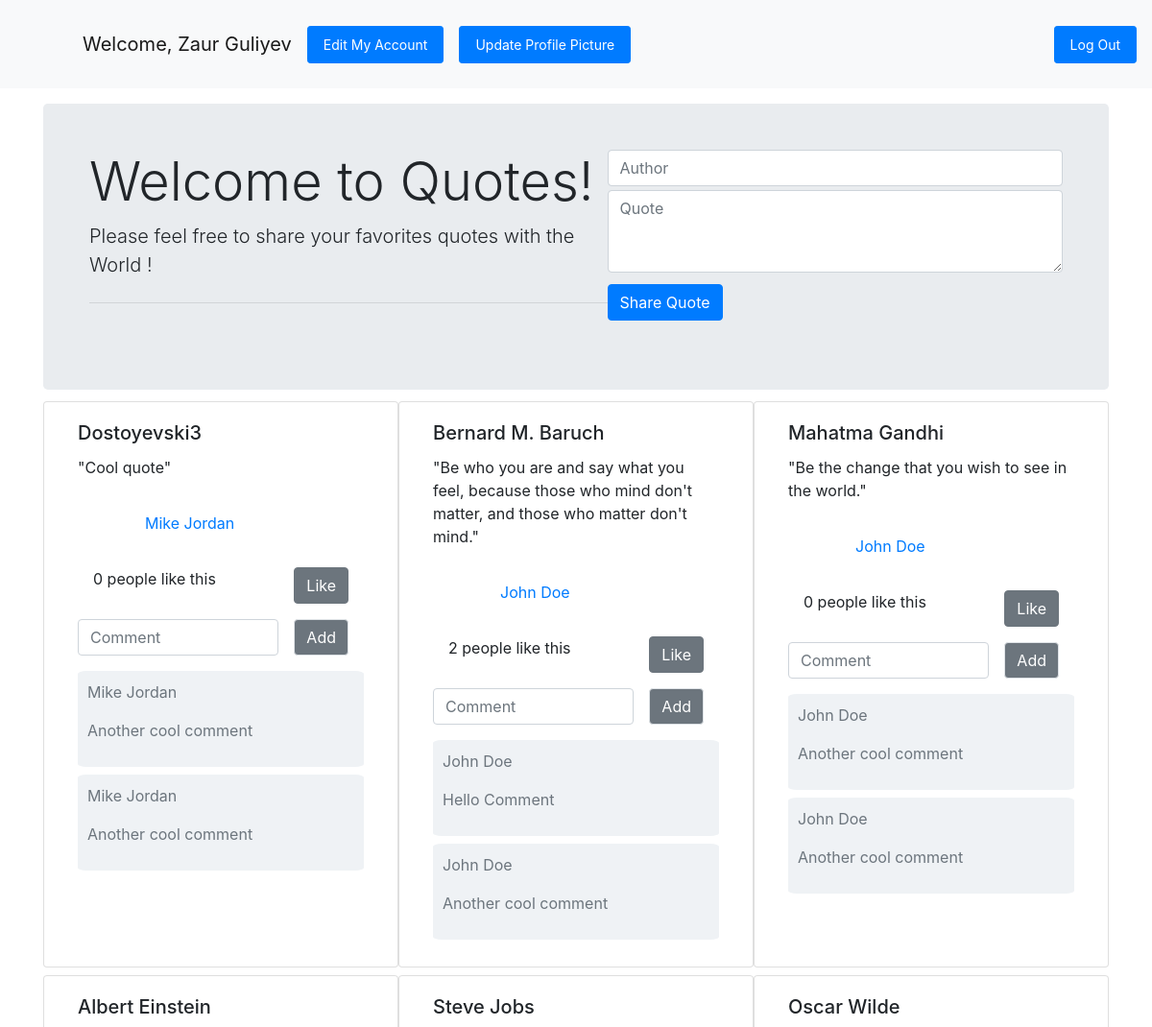
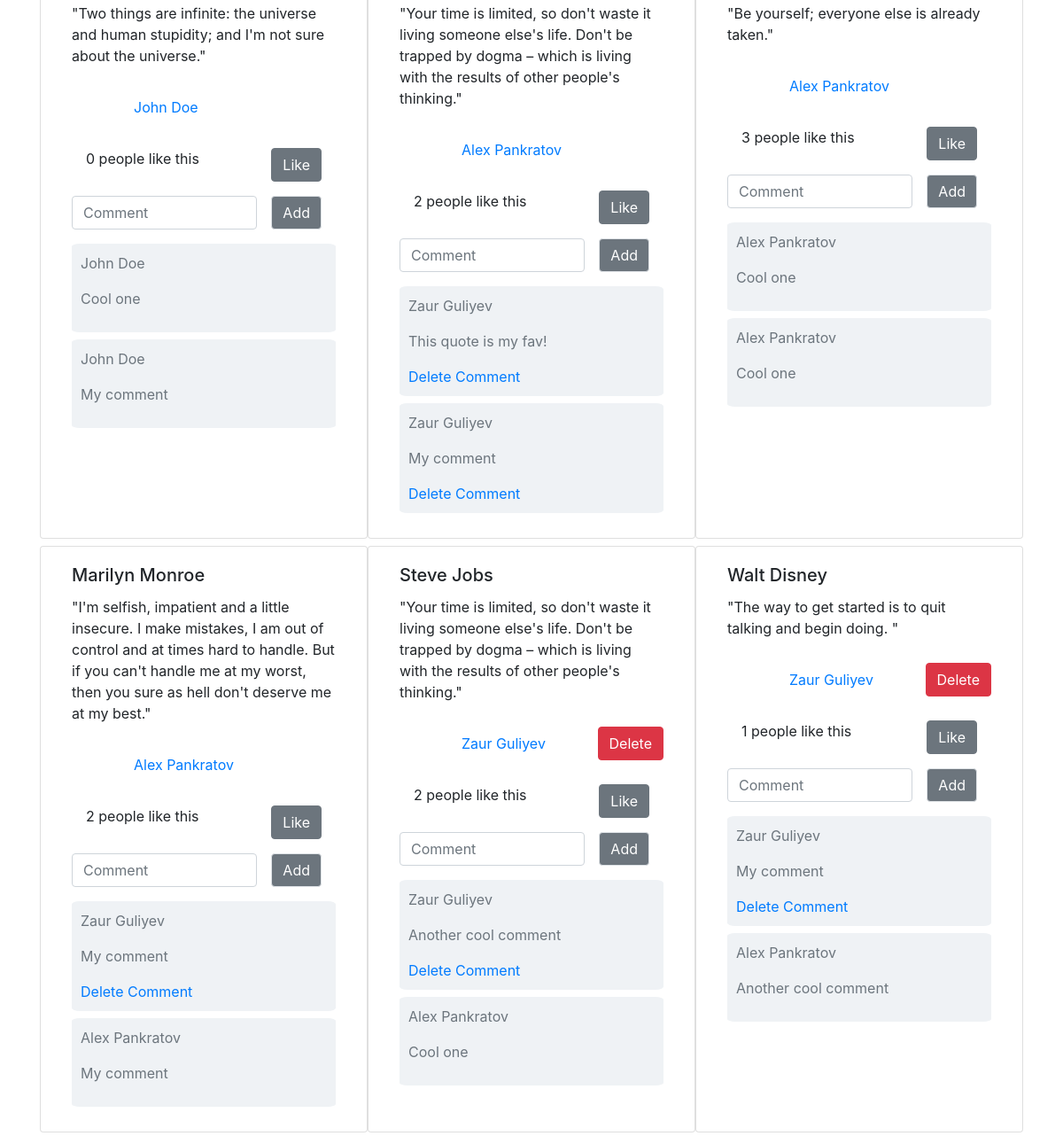
Page /quotes (signed in) on the committed database (2 pictures, top to bottom).
### quote_app/models.py (models this page shows)
class User(models.Model):
    first_name = models.CharField(max_length=45)
    last_name = models.CharField(max_length=45)
    email = models.EmailField(unique=True)
    password = models.CharField(max_length=255)
    created_at = models.DateTimeField(auto_now_add=True)
    updated_at = models.DateTimeField(auto_now=True)
    objects = UserManager()

class Quote(models.Model):
    author = models.CharField(max_length=45)
    quote = models.CharField(max_length=255)
    posted_by = models.ForeignKey(User, related_name='user_quotes', on_delete=models.CASCADE)
    user_likes = models.ManyToManyField(User, related_name='liked_quotes')
    created_at = models.DateTimeField(auto_now_add=True)
    updated_at = models.DateTimeField(auto_now=True)

class Document(models.Model):
    docfile = models.FileField(upload_to='documents/%Y/%m/%d')
    user = models.ForeignKey(User, related_name='files', on_delete=models.CASCADE)
    created_at = models.DateTimeField(auto_now_add=True)
    updated_at = models.DateTimeField(auto_now=True)

class Comment(models.Model):
    comment = models.CharField(max_length=255)
    user = models.ForeignKey(User, related_name='comments', on_delete=models.CASCADE)
    quote = models.ForeignKey(Quote, related_name='comments', on_delete=models.CASCADE)
    created_at = models.DateTimeField(auto_now_add=True)
    updated_at = models.DateTimeField(auto_now=True)

### quote_app/views.py (the view)
# urls.py: path('quotes', views.quotes),
def quotes(request):
    if 'user_id' not in request.session:
        return redirect('/')
    user = User.objects.get(id=request.session['user_id'])
    images = Document.objects.all()
    context = {
        'quotes': Quote.objects.all(),
        'user': user,
    }
    user = User.objects.get(id = request.session['user_id'])
    image = user.files.last()
    if image:
        request.session['image'] = image.docfile.url
    return render(request, 'quotes.html', context)

### quote_app/templates/quotes.html (shortened to what this page needs)
{% extends 'base.html' %}
{% block content %}
<div class="jumbotron d-flex justify-content-around my-2 p-5">
    <div>
        <h1 class="display-4">Welcome to Quotes!</h1>
        <p class="lead">Please feel free to share your favorites quotes with the World !</p>
        <hr class="my-4">
    </div>
    <div class="form-group w-50">
        <form action="post_quote" method="POST">
            <input class="form-control" type="text" name="author" id="author" placeholder="Author">
            <textarea class="form-control my-1" name="quote" rows="3" placeholder="Quote"></textarea>
            <button class="btn btn-primary my-2">Share Quote</button>
        </form>
    </div>
</div>
<div class="container ">
    <div class="quotes row">
        {% for q in quotes reversed %}
        <div class="card col-sm-4 my-1">
            <div class="card-body">
                <h5 class="card-title">{{ q.author }}</h5>
                <p class="card-text">"{{ q.quote }}"</p>
                <div class="d-flex  justify-content-between align-items-center my-3">
                    <div class="d-flex align-items-center ">
                        <div class="user" style="background-image:url('{{ q.posted_by.files.last.docfile.url }}')">
                        </div>
                        <a href="/user_quotes/{{q.posted_by.id}}" class="mr-5">
                            {{ q.posted_by.first_name }} {{ q.posted_by.last_name }}
                        </a>
                    </div>
                    {%  if request.session.user_id == q.posted_by.id %}
                    <a href="/delete/{{ q.id }}/{{ q.posted_by.id }}" class="btn btn-danger">Delete</a>
                    {% endif %}
                </div>
                <div class="d-flex justify-content-between px-3">
                    <span>{{ q.user_likes.count }} people like this</span>
                    <a href="/like/{{ q.id }}" class="btn btn-secondary">Like</a>
                </div>
                <form action="post-comment/{{ q.id }}" method="POST">
                    <div class="d-flex justify-content-around my-3">
                        <input type="text" class="form-control" name="comment" placeholder="Comment">
                        <button class='btn btn-secondary border mx-3'>Add</button>
                    </div>
                </form>
                {%  for comment in q.comments.all reversed %}
                <div class='comment_wrapper my-2 text-muted'>
                    <p class=''>
                        {{ comment.user.first_name }} {{ comment.user.last_name }}
                    </p>
                    <p>{{ comment.comment }}</p>
                    {%  if request.session.user_id == comment.user.id %}
                    <a href="delete-comment/{{ comment.id }}/{{ comment.user.id }}">
                        Delete Comment
                    </a>
                    {% endif %}
                </div>
                {% endfor %}
            </div>
        </div>
        {% endfor %}
    </div>
</div>
{% endblock %}

### quote_app/templates/partials/navbar.html
  <nav class="navbar navbar-light bg-light mb-3 p-3">
    <div class="d-flex align-items-center">
      <div class="user" style="background-image:url('{{ request.session.image }}')"></div>
      <a class="navbar-brand" href="#">Welcome, {{ request.session.first_name }} {{ request.session.last_name }}</a>
      <a class="nav-link btn btn-primary btn-sm" href="/my_account/{{request.session.user_id}}">Edit My Account</a>
      <a class="nav-link btn btn-primary btn-sm ml-3" href="/upload">Update Profile Picture</a>
    </div>
    <a class="nav-link btn btn-primary btn-sm" href="/logout">Log Out</a>
  </nav>

### quote_app/static/style.css (style rules this page uses)
body { margin: 0; padding: 0; }
.comment_wrapper { background-color: #EFF2F5; border-radius: 3%; padding: 10px; }
.user { display: inline-block; width: 60px; height: 60px; border-radius: 50%; background-repeat: no-repeat; background-position: center center; background-size: cover; margin-right: 10px; }

### rows in the picture
User: session.first_name "Zaur", session.last_name "Guliyev"
Quote: author "Dostoyevski3", quote "Cool quote", posted_by.first_name "Mike", posted_by.last_name "Jordan", user_likes.count "0"
Comment: user.first_name "Mike", user.last_name "Jordan", comment "Another cool comment"
Comment: user.first_name "Mike", user.last_name "Jordan", comment "Another cool comment"
Quote: author "Bernard M. Baruch", quote "Be who you are and say what you feel, because those who mind don't matter, and those who matter don't mind.", posted_by.first_name "John", posted_by.last_name "Doe", user_likes.count "2"
Comment: user.first_name "John", user.last_name "Doe", comment "Hello Comment"
Comment: user.first_name "John", user.last_name "Doe", comment "Another cool comment"
Quote: author "Mahatma Gandhi", quote "Be the change that you wish to see in the world.", posted_by.first_name "John", posted_by.last_name "Doe", user_likes.count "0"
Comment: user.first_name "John", user.last_name "Doe", comment "Another cool comment"
Comment: user.first_name "John", user.last_name "Doe", comment "Another cool comment"
Quote: author "Albert Einstein", quote "Two things are infinite: the universe and human stupidity; and I'm not sure about the universe.", posted_by.first_name "John", posted_by.last_name "Doe", user_likes.count "0"
Comment: user.first_name "John", user.last_name "Doe", comment "Cool one"
Comment: user.first_name "John", user.last_name "Doe", comment "My comment"
Quote: author "Steve Jobs", quote "Your time is limited, so don't waste it living someone else's life. Don't be trapped by dogma – which is living with the results of other people's thinking.", posted_by.first_name "Alex", posted_by.last_name "Pankratov", user_likes.count "2"
Comment: user.first_name "Zaur", user.last_name "Guliyev", comment "This quote is my fav!"
Comment: user.first_name "Zaur", user.last_name "Guliyev", comment "My comment"
Quote: author "Oscar Wilde", quote "Be yourself; everyone else is already taken.", posted_by.first_name "Alex", posted_by.last_name "Pankratov", user_likes.count "3"
Comment: user.first_name "Alex", user.last_name "Pankratov", comment "Cool one"
Comment: user.first_name "Alex", user.last_name "Pankratov", comment "Cool one"
Quote: author "Marilyn Monroe", quote "I'm selfish, impatient and a little insecure. I make mistakes, I am out of control and at times hard to handle. But if you can't handle me at my worst, then you sure as hell don't deserve me at my best.", posted_by.first_name "Alex", posted_by.last_name "Pankratov", user_likes.count "2"
Comment: user.first_name "Zaur", user.last_name "Guliyev", comment "My comment"
Comment: user.first_name "Alex", user.last_name "Pankratov", comment "My comment"
Quote: author "Steve Jobs", quote "Your time is limited, so don't waste it living someone else's life. Don't be trapped by dogma – which is living with the results of other people's thinking.", posted_by.first_name "Zaur", posted_by.last_name "Guliyev", user_likes.count "2"
Comment: user.first_name "Zaur", user.last_name "Guliyev", comment "Another cool comment"
Comment: user.first_name "Alex", user.last_name "Pankratov", comment "Cool one"
Quote: author "Walt Disney", quote "The way to get started is to quit talking and begin doing.", posted_by.first_name "Zaur", posted_by.last_name "Guliyev", user_likes.count "1"
Comment: user.first_name "Zaur", user.last_name "Guliyev", comment "My comment"
Comment: user.first_name "Alex", user.last_name "Pankratov", comment "Another cool comment"
